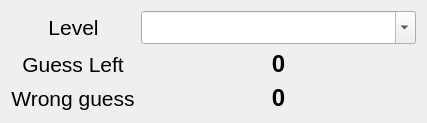
<?xml version="1.0" encoding="UTF-8"?>
<ui version="4.0">
 <class>Scoreboard</class>
 <widget class="QWidget" name="Scoreboard">
  <property name="geometry">
   <rect>
    <x>0</x>
    <y>0</y>
    <width>427</width>
    <height>123</height>
   </rect>
  </property>
  <property name="windowTitle">
   <string>Form</string>
  </property>
  <layout class="QFormLayout" name="layout">
   <property name="sizeConstraint">
    <enum>QLayout::SetNoConstraint</enum>
   </property>
   <property name="labelAlignment">
    <set>Qt::AlignCenter</set>
   </property>
   <property name="formAlignment">
    <set>Qt::AlignHCenter|Qt::AlignTop</set>
   </property>
   <item row="0" column="0">
    <widget class="QLabel" name="level_label">
     <property name="sizePolicy">
      <sizepolicy hsizetype="Preferred" vsizetype="Preferred">
       <horstretch>0</horstretch>
       <verstretch>0</verstretch>
      </sizepolicy>
     </property>
     <property name="font">
      <font>
       <pointsize>16</pointsize>
      </font>
     </property>
     <property name="text">
      <string>Level</string>
     </property>
     <property name="alignment">
      <set>Qt::AlignCenter</set>
     </property>
     <property name="textInteractionFlags">
      <set>Qt::NoTextInteraction</set>
     </property>
    </widget>
   </item>
   <item row="0" column="1">
    <widget class="QComboBox" name="level_combo">
     <property name="sizePolicy">
      <sizepolicy hsizetype="Preferred" vsizetype="Preferred">
       <horstretch>0</horstretch>
       <verstretch>0</verstretch>
      </sizepolicy>
     </property>
     <property name="font">
      <font>
       <pointsize>18</pointsize>
       <weight>75</weight>
       <bold>true</bold>
      </font>
     </property>
     <property name="editable">
      <bool>true</bool>
     </property>
     <property name="currentText">
      <string notr="true"/>
     </property>
     <property name="sizeAdjustPolicy">
      <enum>QComboBox::AdjustToContentsOnFirstShow</enum>
     </property>
    </widget>
   </item>
   <item row="1" column="0">
    <widget class="QLabel" name="remaining_label">
     <property name="sizePolicy">
      <sizepolicy hsizetype="Preferred" vsizetype="Preferred">
       <horstretch>0</horstretch>
       <verstretch>0</verstretch>
      </sizepolicy>
     </property>
     <property name="font">
      <font>
       <pointsize>16</pointsize>
      </font>
     </property>
     <property name="text">
      <string>Guess Left</string>
     </property>
     <property name="alignment">
      <set>Qt::AlignCenter</set>
     </property>
     <property name="textInteractionFlags">
      <set>Qt::NoTextInteraction</set>
     </property>
    </widget>
   </item>
   <item row="1" column="1">
    <widget class="QLabel" name="remaining_nb">
     <property name="font">
      <font>
       <pointsize>18</pointsize>
       <weight>75</weight>
       <bold>true</bold>
      </font>
     </property>
     <property name="text">
      <string>0</string>
     </property>
     <property name="alignment">
      <set>Qt::AlignCenter</set>
     </property>
     <property name="textInteractionFlags">
      <set>Qt::NoTextInteraction</set>
     </property>
    </widget>
   </item>
   <item row="2" column="0">
    <widget class="QLabel" name="missed_label">
     <property name="sizePolicy">
      <sizepolicy hsizetype="Preferred" vsizetype="Preferred">
       <horstretch>0</horstretch>
       <verstretch>0</verstretch>
      </sizepolicy>
     </property>
     <property name="font">
      <font>
       <pointsize>16</pointsize>
      </font>
     </property>
     <property name="text">
      <string>Wrong guess</string>
     </property>
     <property name="alignment">
      <set>Qt::AlignCenter</set>
     </property>
     <property name="textInteractionFlags">
      <set>Qt::NoTextInteraction</set>
     </property>
    </widget>
   </item>
   <item row="2" column="1">
    <widget class="QLabel" name="missed_nb">
     <property name="font">
      <font>
       <pointsize>18</pointsize>
       <weight>75</weight>
       <bold>true</bold>
      </font>
     </property>
     <property name="text">
      <string>0</string>
     </property>
     <property name="alignment">
      <set>Qt::AlignCenter</set>
     </property>
     <property name="textInteractionFlags">
      <set>Qt::NoTextInteraction</set>
     </property>
    </widget>
   </item>
  </layout>
 </widget>
 <resources/>
 <connections/>
</ui>
